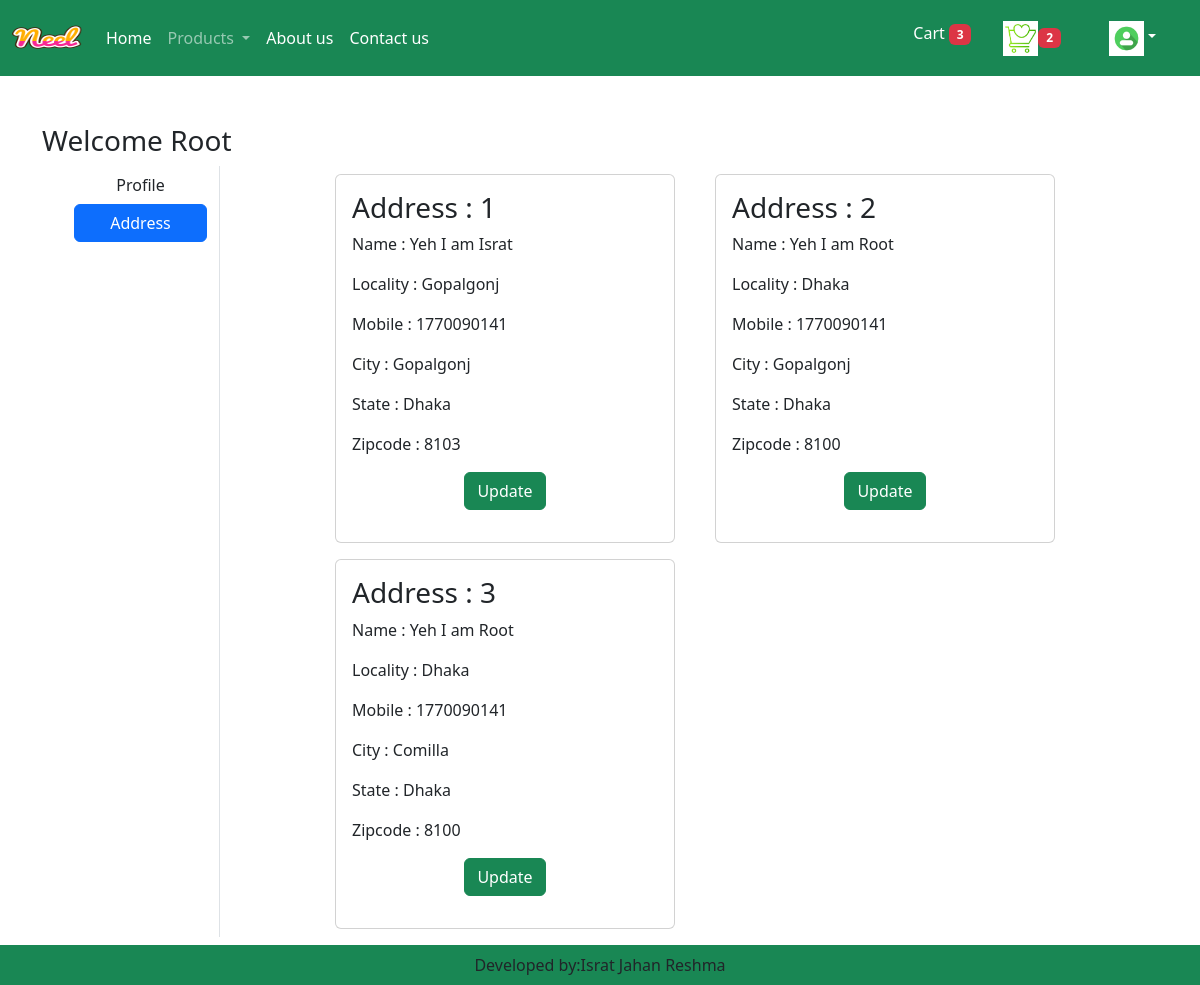
The page /address/ (signed in) on the database its author committed.
### app/models.py (models this page shows, shortened)
class Customer(models.Model):
    user = models.ForeignKey(User,on_delete=models.CASCADE)
    name = models.CharField(max_length=200)
    locality = models.CharField(max_length=200)
    city=models.CharField(max_length=50)
    mobile = models.IntegerField(default=0)
    zipcode=models.IntegerField()
    state=models.CharField(choices=STATE_CHOICES,max_length=100)

### app/views.py (the view)
# urls.py: path('address/',views.address,name='address'),
@login_required
def address(request):
    add = Customer.objects.filter(user=request.user)
    totalitem = 0
    wishitem=0
    if request.user.is_authenticated:
        totalitem=len(Cart.objects.filter(user=request.user))
        wishitem=len(Wishlist.objects.filter(user=request.user))
    return render(request, 'app/address.html', locals())

### app/templates/app/address.html (shortened to what this page needs)
{% extends "app/base.html" %}
{% load static %}
{% block main-content %}
<div class="container my-5">
    <div class="row">
        <h3>Welcome <span class="text-capitalize">{{request.user}}</span></h3>
    <div class="col-sm-2 border-end">
       <ul class="lest-unstyled">
        <li class = "d-grid"><a href="{%url 'profile'%}" class="btn ">Profile</a></li>
        <li class = "d-grid"><a href="{%url 'address'%}" class="btn btn-primary">Address</a></li>
       </ul>
    </div>
    <div class ="col-sm-8 offset-sm-1">
        <div class ="row">
            {% for ad in add %}
                <div class ="col-sm-6">
                    <div class ="card m-2">
                        <div class ="card-body">
                            <h3>Address : {{forloop.counter}}</h3>
                            <p>Name : {{ad.name}}</p>
                            <p>Locality : {{ad.locality}}</p>
                            <p>Mobile : {{ad.mobile}}</p>
                            <p>City : {{ad.city}}</p>
                            <p>State : {{ad.state}}</p>
                            <p>Zipcode : {{ad.zipcode}}</p>
                            <p class="text-center"><a href="{%url 'updateaddress' pk=ad.id%}" type="button"
                                class="btn btn-success">Update</a></p>
                        </div>
                    </div>
                </div>
            {% endfor %}
        </div>
    </div>
</div>
</div>
{% endblock main-content %}

### rows shown on the page
Customer: name "Yeh I am Israt", locality "Gopalgonj", mobile "1770090141", city "Gopalgonj", state "Dhaka", zipcode "8103"
Customer: name "Yeh I am Root", locality "Dhaka", mobile "1770090141", city "Gopalgonj", state "Dhaka", zipcode "8100"
Customer: name "Yeh I am Root", locality "Dhaka", mobile "1770090141", city "Comilla", state "Dhaka", zipcode "8100"

### other values the page prints
{{ totalitem }} "3"
{{ wishitem }} "2"
{{ request.user }} "Root"
